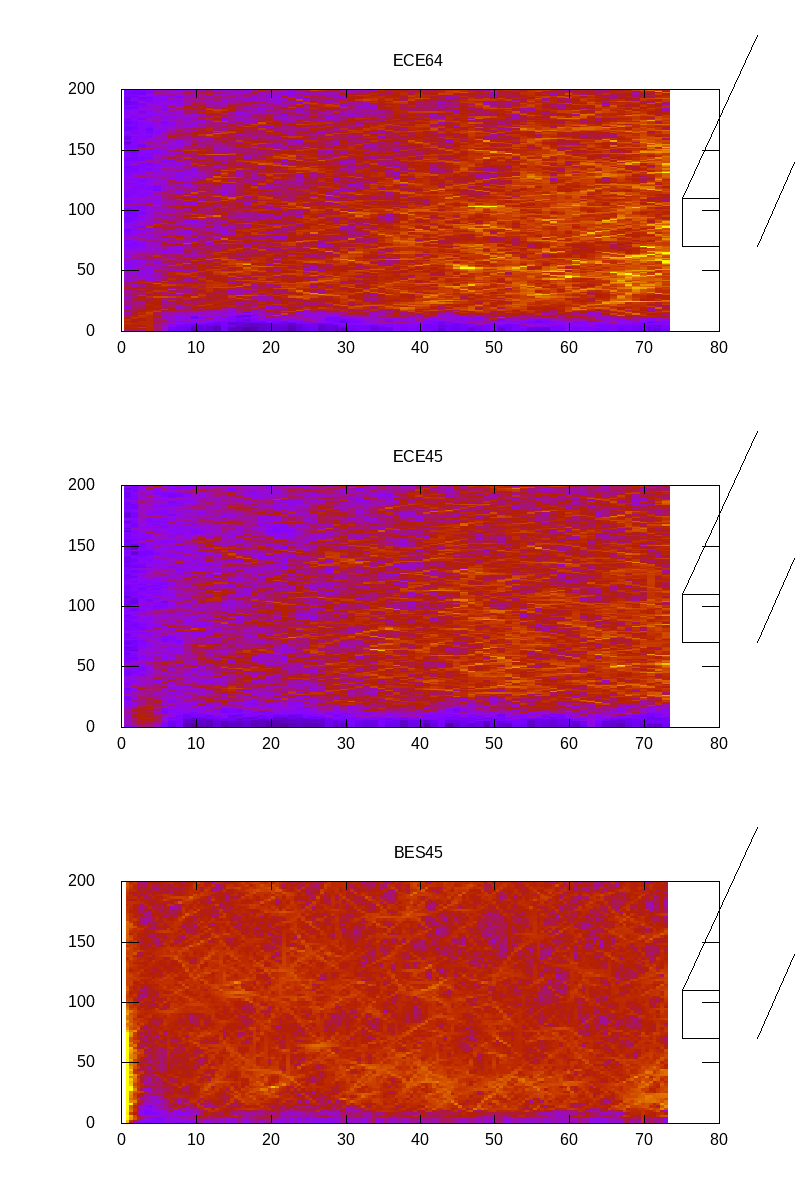

The gnuplot source for this figure:
#!/usr/bin/gnuplot -persist
#
#    
#    	G N U P L O T
#    	Version 5.2 patchlevel 8    last modified 2019-12-01 
#    
#    	Copyright (C) 1986-1993, 1998, 2004, 2007-2019
#    	Thomas Williams, Colin Kelley and many others
#    
#    	gnuplot home:     http://www.gnuplot.info
#    	faq, bugs, etc:   type "help FAQ"
#    	immediate help:   type "help"  (plot window: hit 'h')
# set terminal qt 11 font "Sans,9"
# set output
unset clip points
set clip one
unset clip two
set errorbars front 1.000000 
set border 31 front lt black linewidth 1.000 dashtype solid
set zdata 
set ydata 
set xdata 
set y2data 
set x2data 
set boxwidth
set style fill  empty border
set style rectangle back fc  bgnd fillstyle   solid 1.00 border lt -1
set style circle radius graph 0.02 
set style ellipse size graph 0.05, 0.03 angle 0 units xy
set dummy x, y
set format x "% h" 
set format y "% h" 
set format x2 "% h" 
set format y2 "% h" 
set format z "% h" 
set format cb "% h" 
set format r "% h" 
set ttics format "% h"
set timefmt "%d/%m/%y,%H:%M"
set angles radians
set tics back
unset grid
unset raxis
set theta counterclockwise right
set style parallel front  lt black linewidth 2.000 dashtype solid
set key title "" center
set key fixed right top vertical Right noreverse enhanced autotitle nobox
set key noinvert samplen 4 spacing 1 width 0 height 0 
set key maxcolumns 0 maxrows 0
set key noopaque
unset label
unset arrow
set style increment default
unset style line
unset style arrow
set style histogram clustered gap 2 title textcolor lt -1
unset object
set style textbox transparent margins  1.0,  1.0 border  lt -1 linewidth  1.0
set offsets 0, 0, 0, 0
set pointsize 1
set pointintervalbox 1
set encoding default
unset polar
unset parametric
unset decimalsign
unset micro
unset minussign
set view map scale 1
set rgbmax 255
set samples 100, 100
set isosamples 10, 10
set surface 
unset contour
set cntrlabel  format '%8.3g' font '' start 5 interval 20
set mapping cartesian
set datafile separator whitespace
unset hidden3d
set cntrparam order 4
set cntrparam linear
set cntrparam levels 5
set cntrparam levels auto
set cntrparam firstlinetype 0 unsorted
set cntrparam points 5
set size ratio 0 1,1
set origin 0,0
set style data image
set style function lines
unset xzeroaxis
unset yzeroaxis
unset zzeroaxis
unset x2zeroaxis
unset y2zeroaxis
set xyplane relative 0.5
set tics scale  1, 0.5, 1, 1, 1
set mxtics default
set mytics default
set mztics default
set mx2tics default
set my2tics default
set mcbtics default
set mrtics default
set nomttics
set xtics border in scale 1,0.5 mirror norotate  autojustify
set xtics  norangelimit autofreq 
set ytics border in scale 1,0.5 mirror norotate  autojustify
set ytics  norangelimit autofreq 
set ztics border in scale 1,0.5 nomirror norotate  autojustify
set ztics  norangelimit autofreq 
unset x2tics
unset y2tics
set cbtics border in scale 1,0.5 mirror norotate  autojustify
set cbtics  norangelimit autofreq 
set rtics axis in scale 1,0.5 nomirror norotate  autojustify
set rtics  norangelimit autofreq 
unset ttics
set title "" 
set title  font "" textcolor lt -1 norotate
set timestamp bottom 
set timestamp "" 
set timestamp  font "" textcolor lt -1 norotate
set trange [ * : * ] noreverse nowriteback
set urange [ * : * ] noreverse nowriteback
set vrange [ * : * ] noreverse nowriteback
set xlabel "" 
set xlabel  font "" textcolor lt -1 norotate
set x2label "" 
set x2label  font "" textcolor lt -1 norotate
set xrange [ * : * ] noreverse writeback
set x2range [ * : * ] noreverse writeback
set ylabel "" 
set ylabel  font "" textcolor lt -1 rotate
set y2label "" 
set y2label  font "" textcolor lt -1 rotate
set yrange [ 0.00000 : 200.000 ] noreverse writeback
set y2range [ * : * ] noreverse writeback
set zlabel "" 
set zlabel  font "" textcolor lt -1 norotate
set zrange [ * : * ] noreverse writeback
set cblabel "" 
set cblabel  font "" textcolor lt -1 rotate
set cbrange [ * : * ] noreverse writeback
set rlabel "" 
set rlabel  font "" textcolor lt -1 norotate
set rrange [ * : * ] noreverse writeback
unset logscale
unset jitter
set zero 1e-08
set lmargin  -1
set bmargin  -1
set rmargin  -1
set tmargin  -1
set locale "en_US.UTF-8"
set pm3d explicit at s
set pm3d scansautomatic
set pm3d interpolate 1,1 flush begin noftriangles noborder corners2color mean
set pm3d nolighting
set palette positive nops_allcF maxcolors 0 gamma 1.5 color model RGB 
set palette rgbformulae 7, 5, 15
set colorbox default
set colorbox vertical origin screen 0.9, 0.2 size screen 0.05, 0.6 front  noinvert bdefault
set style boxplot candles range  1.50 outliers pt 7 separation 1 labels auto unsorted
set loadpath 
set fontpath 
set psdir
set fit brief errorvariables nocovariancevariables errorscaling prescale nowrap v5
GNUTERM = "qt"
cfile = "122117.ECE45.conv_c"
sfile = "122117.ECE45.conv_s"
file = "122117.ECE45.pspecScaled"
specfile = "122117.ECE45.pspecScaled"
## Last datafile plotted: "122117.BES45.pspecScaledFiltered"
set term png size 800,1200
set output 'figs/plotting.KTF.png'
set multiplot
set yrange [0:200]
set size 1,.33
set origin 0,.66
set lmargin screen .15
set rmargin screen .9
unset colorbox
set title 'ECE64'
set cbrange [0:1.5]
set arrow 1 from 75,110 to 85,245 nohead front
set arrow 2 from 85,70 to 90,140 nohead front
set object 10 rectangle from 75,110 to 85,70 front fill empty
splot '122117.ECE64.KTFfilt' mat every ::1 notitle
set title 'ECE45'
set origin 0,.33
set cbrange [0:2.5]
splot '122117.ECE45.KTFfilt' mat every ::1 notitle
set origin 0,0.
set cbrange [0:5]
set title 'BES45'
splot '122117.BES45.KTFfilt' mat every ::2 u ($1/2):($2*2):3 notitle
set size .3,.2
unset xtics
unset ytics
set origin .75,.66+.15
unset lmargin
unset rmargin
set cbrange [0:75]
set xrange [240:280]
set yrange [70:110]
unset title
unset arrow
splot '122117.ECE64.KTFfilt' mat every ::1 notitle
set origin .75,.33+.15
set cbrange [0:125]
splot '122117.ECE45.KTFfilt' mat every ::1 notitle
set origin .75,0.+.15
set cbrange [0:3.5]
splot '122117.BES45.KTFfilt' mat every ::1 u ($1/2):($2*2):3 notitle
unset multiplot

#    EOF
